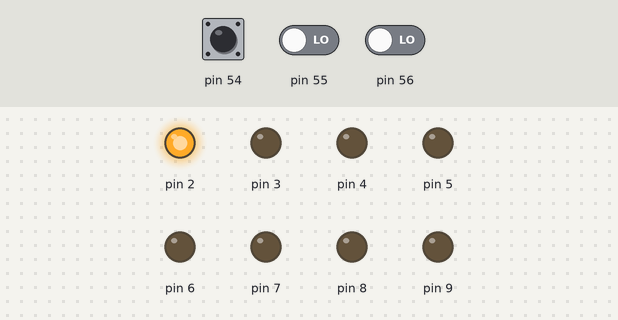
The sketch below on a simulated Arduino Mega 2560, built with avr-gcc and run on an emulated ATmega2560. On the bench: output pins drawn as LEDs (lit = HIGH). The test bench sets the inputs (shaded band); at power-on: pin 54 LOW, pin 55 LOW, pin 56 LOW.

Above: at 1.2 s.
1.3 s: pin 54 driven HIGH
At 2.4 s:
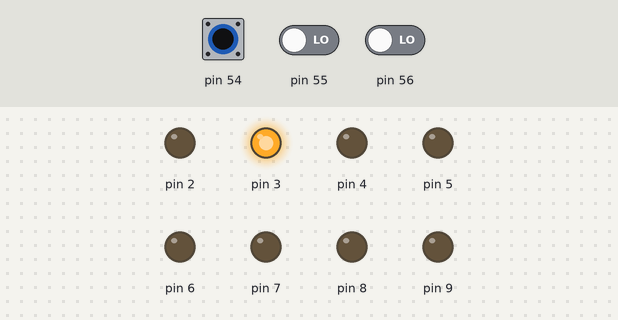
2.8 s: pin 54 pulsed LOW 5 times (0.12 s each, 0.3 s apart)
At 5.1 s:
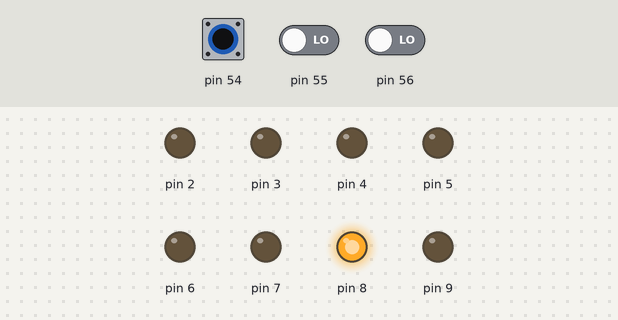
5.8 s: pin 54 pulsed LOW 2 times (0.12 s each, 0.3 s apart)
At 6.4 s:
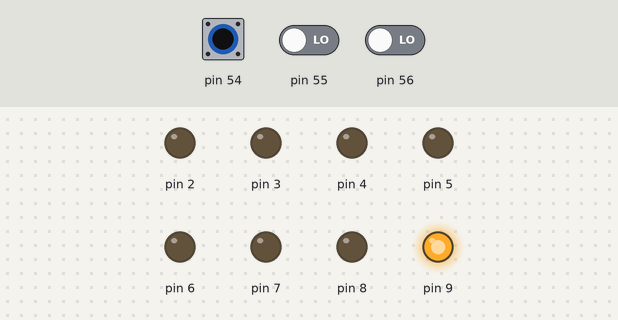
Timing chart, 0 to 8.8 s (numbered marks = the images above; inputs shaded):
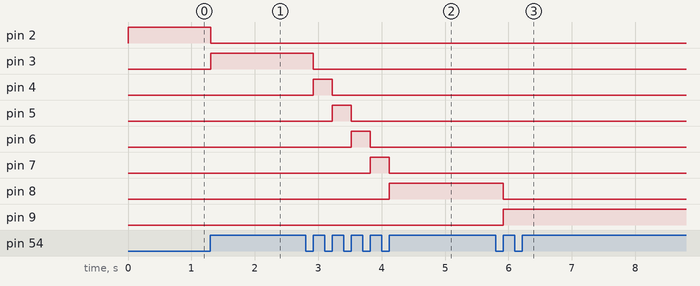

Measured:
- after the input at 1.3 s, pin 2: HIGH → LOW at once; pin 3: LOW → HIGH at once
- after the input at 2.8 s, pin 3: HIGH → LOW after 0.12 s; pin 4: LOW → HIGH after 0.12 s, → LOW 0.30 s later; pin 5: LOW → HIGH after 0.42 s, → LOW 0.30 s later; pin 6: LOW → HIGH after 0.72 s, → LOW 0.30 s later; pin 7: LOW → HIGH after 1.0 s, → LOW 0.30 s later
- after the input at 5.8 s, pin 8: HIGH → LOW after 0.12 s; pin 9: LOW → HIGH after 0.12 s

The sketch:

TC302_Compteur.ino
```cpp
#include <SPI.h>
#include <Controllino.h>

//
// Tâche : TC302_Compteur
//

// Définition des variables

int iCompteur = 0;  // compteur de 0 à 7
bool bAllume;      // true-Allumé, false-Éteint
bool bFlanc = LOW;  // debounce pour la barrière de lumière

//
// Configuration
//
void setup() {

  pinMode(CONTROLLINO_A0, INPUT);
  pinMode(CONTROLLINO_A1, INPUT);
  pinMode(CONTROLLINO_A2, INPUT);

  pinMode(CONTROLLINO_D0, OUTPUT);
  pinMode(CONTROLLINO_D1, OUTPUT);
  pinMode(CONTROLLINO_D2, OUTPUT);
  pinMode(CONTROLLINO_D3, OUTPUT);
  pinMode(CONTROLLINO_D4, OUTPUT);
  pinMode(CONTROLLINO_D5, OUTPUT);
  pinMode(CONTROLLINO_D6, OUTPUT);
  pinMode(CONTROLLINO_D7, OUTPUT);
}

//
// Boucle
//
void loop() {

  // Vérifier si le compteur dépasse 7
  if (iCompteur == 8)
    iCompteur = 7;

  // Vérifier si le compteur est inférieur à 0
  if (iCompteur == -1)
    iCompteur = 0;

  // iCompteur = 0
  if (iCompteur == 0)
    digitalWrite(CONTROLLINO_D0, HIGH);
  else
    digitalWrite(CONTROLLINO_D0, LOW);

  // iCompteur = 1
  if (iCompteur == 1)
    digitalWrite(CONTROLLINO_D1, HIGH);
  else
    digitalWrite(CONTROLLINO_D1, LOW);

  // iCompteur = 2
  if (iCompteur == 2)
    digitalWrite(CONTROLLINO_D2, HIGH);
  else
    digitalWrite(CONTROLLINO_D2, LOW);

  // iCompteur = 3
  if (iCompteur == 3)
    digitalWrite(CONTROLLINO_D3, HIGH);
  else
    digitalWrite(CONTROLLINO_D3, LOW);

  // iCompteur = 4
  if (iCompteur == 4)
    digitalWrite(CONTROLLINO_D4, HIGH);
  else
    digitalWrite(CONTROLLINO_D4, LOW);

  // iCompteur = 5
  if (iCompteur == 5)
    digitalWrite(CONTROLLINO_D5, HIGH);
  else
    digitalWrite(CONTROLLINO_D5, LOW);

  // iCompteur = 6
  if (iCompteur == 6)
    digitalWrite(CONTROLLINO_D6, HIGH);
  else
    digitalWrite(CONTROLLINO_D6, LOW);

  // iCompteur = 7
  if (iCompteur == 7)
    digitalWrite(CONTROLLINO_D7, HIGH);
  else
    digitalWrite(CONTROLLINO_D7, LOW);

  // Ajuster le compteur +1
  if (bFlanc == LOW && digitalRead(CONTROLLINO_A0) == HIGH)
  {
    iCompteur++;
    bFlanc = true;
  }

  // Ajuster le compteur -1
  if (bFlanc == LOW && digitalRead(CONTROLLINO_A1) == HIGH)
  {
    iCompteur--;
    bFlanc = true;
  }

  // Définir le compteur à 0
  if (bFlanc == LOW && digitalRead(CONTROLLINO_A2) == HIGH)
  {
    iCompteur = 0;
    bFlanc = true;
  }

  // Réinitialiser bFlanc lors du changement de flanc de High à Low
  if (!digitalRead(CONTROLLINO_A0) && !digitalRead(CONTROLLINO_A1) && !digitalRead(CONTROLLINO_A2))
  {
    bFlanc = false;
    delay(20); // Débordement
  }
}
```
